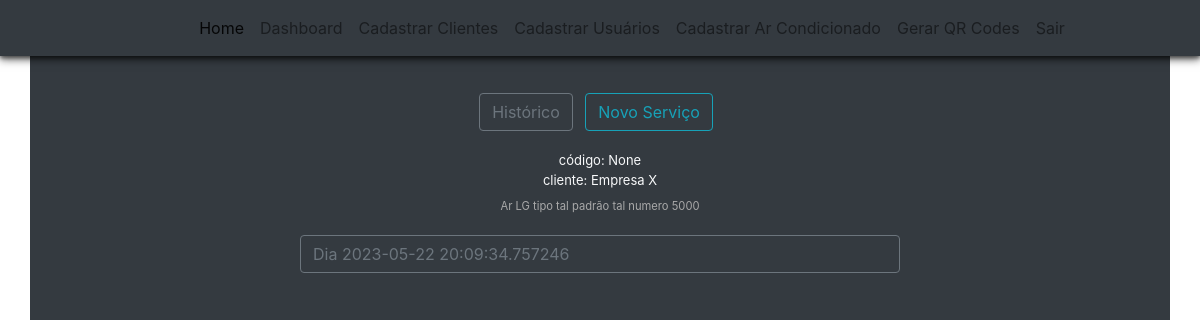
Before: /dashboard/cliente/relatorio-servico/13 (signed in) with the older database file.
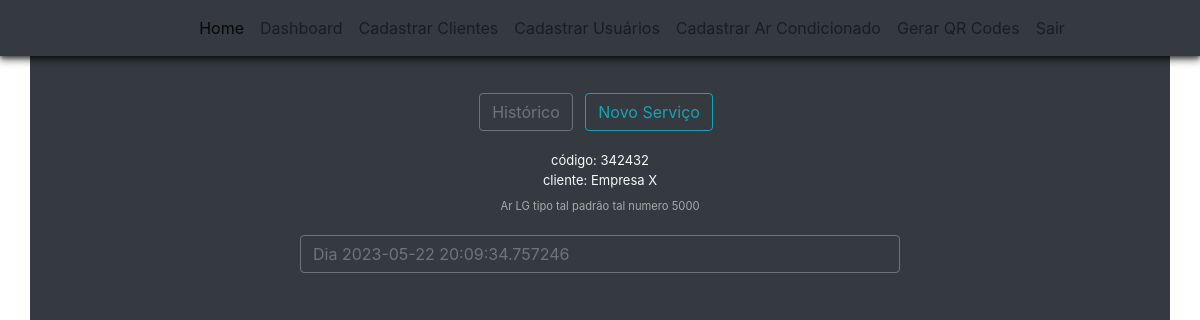
After: the same page with the newer database file.
### climaxcool/models.py (models this page shows)
class Equipments(database.Model):
    id = database.Column(database.Integer, primary_key=True)
    name_equipment = database.Column(database.String, nullable=False)
    btus_equipment = database.Column(database.Integer, nullable=False)
    brand_equipment = database.Column(database.String, nullable=False)
    address = database.Column(database.String, nullable=False)
    qr_code = database.Column(database.String, unique=True)
    status_equipment = database.Column(database.String, default="ATIVO")
    date_create = database.Column(database.DateTime, nullable=False, default=datetime.utcnow)
    id_customer = database.Column(database.Integer, database.ForeignKey('customers.id'), nullable=False)
    id_user = database.Column(database.Integer, database.ForeignKey('users.id'), nullable=False)

### climaxcool/routes/routes.py (the view)
@app.route('/dashboard/cliente/relatorio-servico', defaults={'equipment_id': None})
@app.route('/dashboard/cliente/relatorio-servico/<int:equipment_id>')
@login_required
def report_service(equipment_id):
    report_service = services_viewmodel.report_service(equipment_id)
    return report_service

### climaxcool/models.py (called while the page is built)
@login_manager.user_loader
def load_user(id_user):
    return Users.query.get(int(id_user))

### climaxcool/templates/report_service.html (shortened to what this page needs)
{% extends 'nav_logged.html' %}
{% block bodynav %}
<div class="container bg-dark" style="padding-top: 60px; height: 100vh;">
    <div class="py-2 text-center">
        <div class="pb-2">
            <a id="btn-historico" class="btn btn-outline-secondary mr-2" href="{{url_for('report_service', equipment_id=equipment.id, customer_id=customer.id)}}">Histórico</a>
            <a id="btn-novo-servico" class="btn btn-outline-info mr-2" href="{{url_for('new_service', equipment_id=equipment.id, customer_id=customer.id)}}">Novo Serviço</a>
        </div>
    </div>
    <div class="container text-center text-light" id="option1">
        <div class="mt-1">
            <p style="font-size: small;" class="my-0">código: {{ equipment.qr_code }}</p>
            <p style="font-size: small;" class="my-0">cliente: {{customer.name_customer}}</p>
            <p style="font-size: 0.7rem; color: darkgrey;" class="mt-2">
                {{equipment.name_equipment}}
            </p>
        </div>
    </div>
    <div class="container row justify-content-center text-center text-light mx-0">
        {%for service in services%}
        <div class="col-md-7 mb-1">
            <button style="width: 100%; text-align: start;" class="btn btn-outline-secondary mt-1" type="button" data-bs-toggle="collapse" data-bs-target="#serv{{service.id}}"> Dia {{service.date}}</button>
        </div>
        {%endfor%}
    </div>
</div>
{% endblock %}

Changed rows visible on the page:
changed Equipments "Ar LG tipo tal padrão tal numero 5000": qr_code "None" → "342432"
